Frame 1 (no input): blank canvas, image omitted
Frame 60 (no input): blank canvas, image omitted
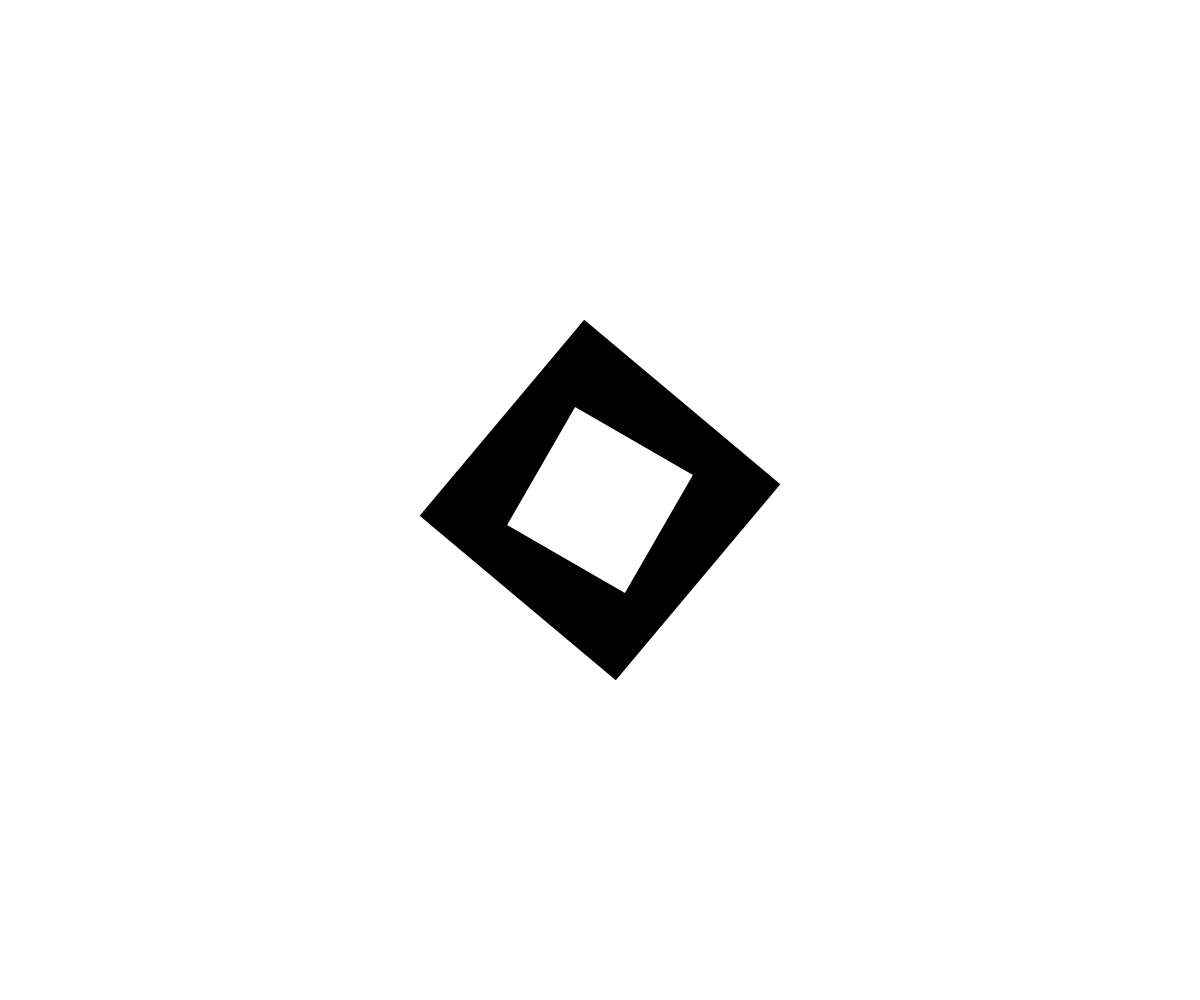
Frame 120 (the mouse pressed at the canvas centre since frame 60)

The p5.js sketch whose frames 1 and 60 were blank and that drew this single picture after the mouse press (run headless with seeded random() and noise() and a simulated clock; from frame 60 on, the mouse is pressed at the canvas centre):

// p5.js sketch
// ── sketch.js
let w, h;
let squares = new Array();

let spawnEveryMs = 500;
let lastSpawn = 0;

function setup() {
  angleMode(DEGREES);
  rectMode(RADIUS);

  w = windowWidth;
  h = windowHeight;

  createCanvas(w, h);

  
}

function spawnRect() {
  let square = new Square(squares.length, w/2, h/2);
  squares.push(square)
  lastSpawn = millis();
}


function draw() {
  clear();
  noStroke();

  if (millis() - lastSpawn >= spawnEveryMs) spawnRect()

  translate(w/2, h/2)
  for (let s=0; s<squares.length; s++) {
    squares[s].draw();
  }
}


class Square extends p5.Vector {
  id = 0;
  size = 0;
  angle = 0;

  constructor(_id, _x, _y) {
    super(_x, _y, 0);

    this.id = _id;
    this.x = _x;
    this.y = _y;
    this.size = 10;
    this.angle = 0;
  }

  draw () {
    // if (this.angle == 5) this.angle = 0
    // else  this.angle += .02
      
    rotate(this.id*(360/9))
    console.log(this.id*(360/9))
    
    fill(255 * (this.id % 2 == 0));
    rect(0, 0, this.size, this.size)
    this.size += 2;
  }

}
